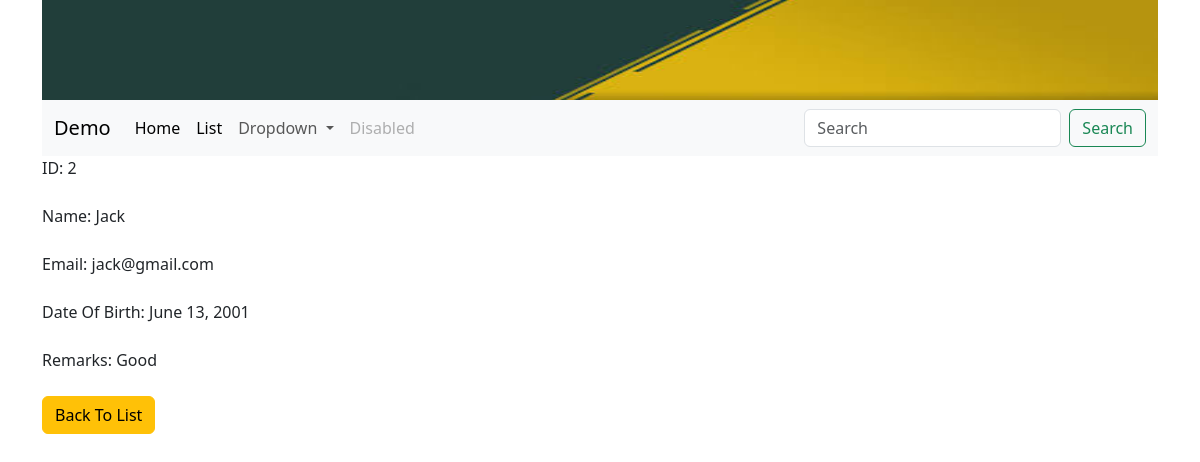
The page /myapp/detailsstd/2/ on the database its author committed.
### myApp/models.py (models this page shows, shortened)
class Student(models.Model):
    GENDER_CHOICES = [ ('Male' , 'Male'), ('Female', 'Female'),]
    name = models.CharField(max_length=100)
    email = models.EmailField(unique=True,blank=True)
    dob = models.DateField(default=datetime.now, blank=True)
    gender = models.CharField(max_length=6,choices=GENDER_CHOICES,default='Male',)
    remarks = models.TextField(default='', blank=True)

### myApp/views.py (the view)
# urls.py: path('detailsstd/<int:idn>/', views.details,name='details'),
def details(request,idn):
    student= Student.objects.get(pk=idn)
    return render(request,"myApp/details1.html",{'student':student, 'title':'Details'})

### templates/myApp/details1.html (shortened to what this page needs)
{% extends 'base.html' %}
{% block content %}
<form>
    <div class="mb-3">
      <label for="" class="form-label">ID:</label>
      {{ student.id }}
    </div>
    <div class="mb-3">
        <label for="" class="form-label">Name:</label>
        {{ student.name }}
      </div>
      <div class="mb-3">
        <label for="" class="form-label">Email:</label>
        {{ student.email }}
      </div>
      <div class="mb-3">
        <label for="" class="form-label">Date Of Birth:</label>
        {{ student.dob }}
      </div>
      <div class="mb-3">
        <label for="" class="form-label">Remarks:</label>
        {{ student.remarks }}
      </div>
      <a href="{% url 'list' %}" class="btn btn-warning">Back To List</a>
  </form>
{% endblock content %}

### rows shown on the page
Student: id "2", name "Jack", email "jack@gmail.com", dob "June 13, 2001", remarks "Good"
